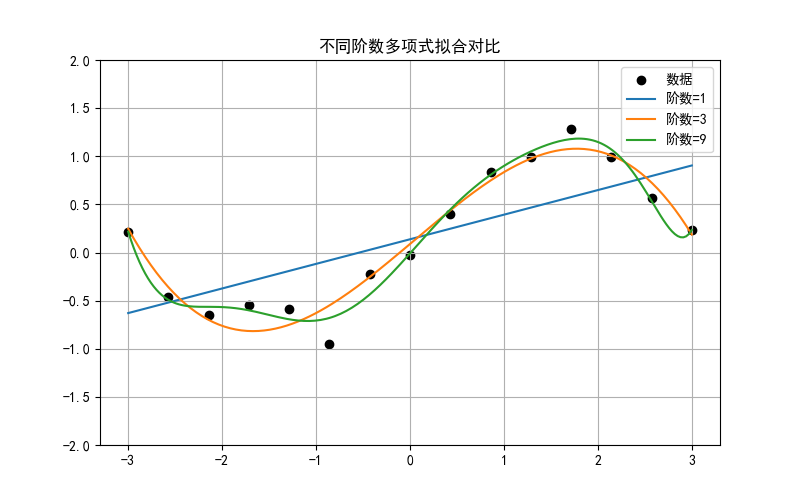

Python code for this plot:
import numpy as np
import matplotlib.pyplot as plt

plt.rcParams['font.sans-serif'] = ['SimHei']
plt.rcParams['axes.unicode_minus'] = False

np.random.seed(0)
x = np.linspace(-3, 3, 15)
y = np.sin(x) + np.random.normal(0, 0.2, len(x))
xs = np.linspace(-3, 3, 200)

plt.figure(figsize=(8, 5))
plt.scatter(x, y, color='k', label='数据')
for deg in [1, 3, 9]:
    coef = np.polyfit(x, y, deg)
    plt.plot(xs, np.polyval(coef, xs), label=f"阶数={deg}")
plt.ylim(-2, 2); plt.legend(); plt.grid(True)
plt.title("不同阶数多项式拟合对比")
plt.show()
